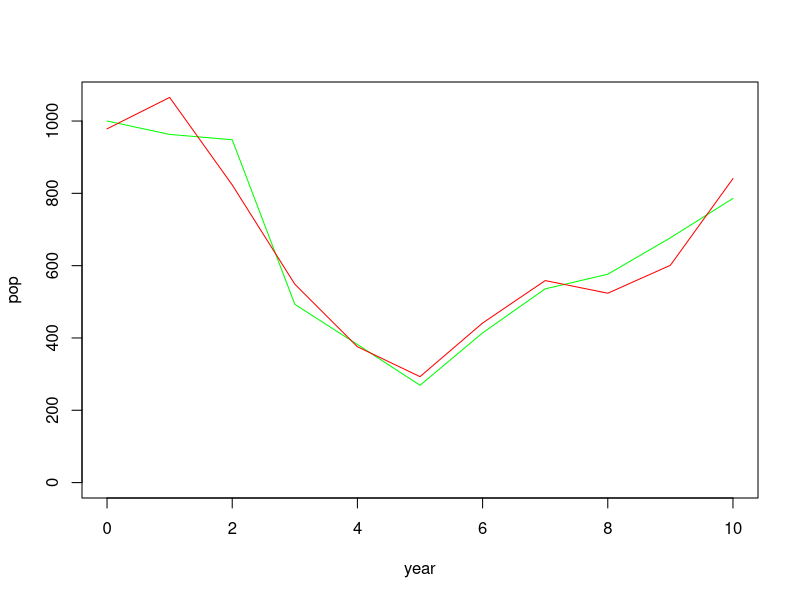

Write R code to recreate this figure.
## ---- chunk 1
knitr::opts_chunk$set(echo = TRUE)
library(tidyverse)
## ---- chunk 2

##### Define params:
r=0.5
K=1000
sigW=0.1 # process uncert
sigV=0.1 # observation uncert
ct=0.5
fshYrs<-c(3,4,5)


mcMod<-data.frame(t=0:10,
                  rlPop=c(K,rep(NA,10)))

logPOU<-function(df){
  
  df$Zw<-rnorm(11,mean=0,sd=1)
  for(i in 2:11){
    
    C=ifelse(df$t[i] %in% fshYrs,ct,0) # fishing just during the years defined
    sW<-exp(df$Zw[i]*sigW-(sigW^2)/2)
    
    df$rlPop[i]<-sW*(df$rlPop[i-1]+r*df$rlPop[i-1]*(1-(df$rlPop[i-1]/K))-(C*df$rlPop[i-1]))
    
  }
  
  df<-df %>%
    mutate(Zv=rnorm(11,mean=0,sd=1))%>%
    mutate(obsPop=rlPop*exp(Zv*sigV-(sigV^2)/2))
 return(df) 
}

modDF<-logPOU(mcMod)

plot(rlPop~t,data=modDF,type="l",col="green",xlab="year",ylab="pop",ylim=c(0,max(c(rlPop,obsPop))))
lines(obsPop~t,data=modDF, col="red")
## ---- chunk 3

rs=seq(0.1,0.9,by=0.1)
Ks=seq(300,1500,by=100)

nllDF<-modDF%>%
  select(t,obsPop)

rsNA<-data.frame(Nr1=rep(NA,nrow(nllDF)),
                 Nr2=rep(NA,nrow(nllDF)),
                 Nr3=rep(NA,nrow(nllDF)),
                 Nr4=rep(NA,nrow(nllDF)),
                 Nr5=rep(NA,nrow(nllDF)),
                 Nr6=rep(NA,nrow(nllDF)),
                 Nr7=rep(NA,nrow(nllDF)),
                 Nr8=rep(NA,nrow(nllDF)),
                 Nr9=rep(NA,nrow(nllDF)))

nrDF<-cbind(nllDF,rsNA)

### logistic model function

logModLoop<-function(df,rw,ri,Ki){
       
  C=ifelse(df[rw,1] %in% fshYrs,ct,0) # fishing just during the years defined

  determ<-(df[rw-1,2]+ri*df[rw-1,2]*(1-(df[rw-1,2]/Ki))-(C*df[rw-1,2]))
  return(determ)
}

#########
determ<-function(rSeq,kSeq){
  
  detArr<-array(numeric(),c(nrow(nllDF),length(rs)+2,length(Ks)))
  
  for(j in 1:length(Ks)){
    
    inptMx<-as.matrix(nrDF)
    
    for(i in 1:length(rs)){

      # K<<-Ks[j]
      # r<<-rs[i]
      inptMx[2:nrow(nrDF),i+2]<-sapply(2:11,function(x) logModLoop(df=nrDF,rw=x,ri=rs[i],Ki=Ks[j]))

    }
    #print(inptMx)
    detArr[,,j]<-inptMx
  }
return(detArr)
}

detArr<-determ(rs,Ks)

## ---- chunk 4
devFun<-function(){
  devArr<-array(numeric(),c(nrow(nllDF),length(rs)+2,length(Ks)))

  for(j in 1:length(Ks)){
    dev<-data.frame(t=0:10,
                    space=NA,
                    Dr1=NA,
                    Dr2=NA,
                    Dr3=NA,
                    Dr4=NA,
                    Dr5=NA,
                    Dr6=NA,
                    Dr7=NA,
                    Dr8=NA,
                    Dr9=NA)
    devMat<-as.matrix(dev)
    
  for(i in 1:length(rs)){
    devMat[2:nrow(nrDF),i+2]<-rnorm(10)*sigV
    
  }
      devArr[,,j]<-devMat
  }
return(devArr)
}

devArr<-devFun()
## ---- chunk 5
nllTFun<-function(){
  nllTArr<-array(numeric(),c(10,length(rs),length(Ks)))

  for(j in 1:length(Ks)){
    ntd<-data.frame(Dr1=rep(NA,10),
                    Dr2=NA,
                    Dr3=NA,
                    Dr4=NA,
                    Dr5=NA,
                    Dr6=NA,
                    Dr7=NA,
                    Dr8=NA,
                    Dr9=NA)
    nllMat<-as.matrix(ntd)
    
  for(i in 1:length(rs)){
    nllMat[,i]<-sapply(1:10,function(x) log(sigV)+(1/2)*log(2*pi)+(devArr[x+1,i+2,j]^2/(2*sigV^2)))
    
  }
    #print(nllMat)
      nllTArr[,,j]<-nllMat
  }
return(nllTArr)
}

nllArr<-nllTFun()
## ---- chunk 6
nllDF<-data.frame(r=rs,
                  k1=NA,
                  k2=NA,
                  k3=NA,
                  k4=NA,
                  k5=NA,
                  k6=NA,
                  k7=NA,
                  k8=NA,
                  k9=NA,
                  k10=NA,
                  k11=NA,
                  k12=NA,
                  k13=NA)
colnames(nllDF)<-c(r,sapply(Ks,function(x) paste("K",x,sep="")))
